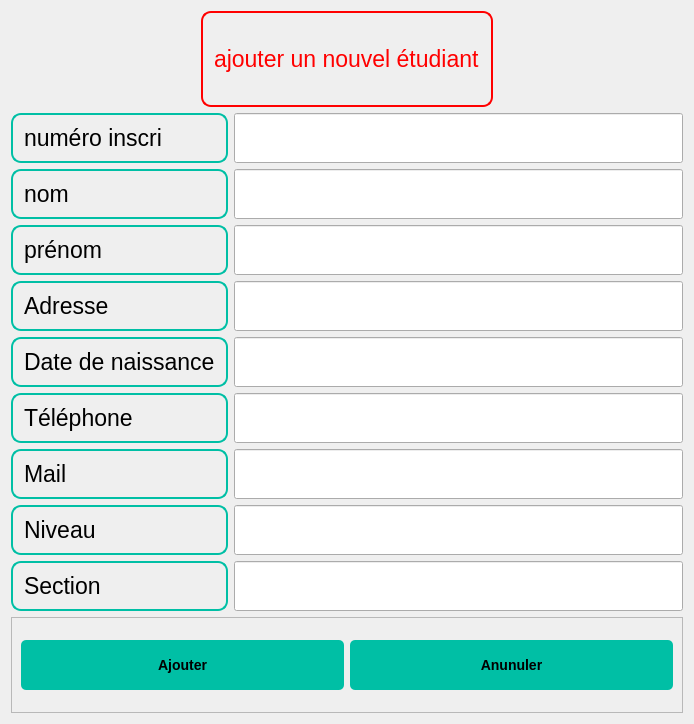
<?xml version="1.0" encoding="UTF-8"?>
<ui version="4.0">
 <class>Dialog</class>
 <widget class="QDialog" name="Dialog">
  <property name="geometry">
   <rect>
    <x>0</x>
    <y>0</y>
    <width>694</width>
    <height>724</height>
   </rect>
  </property>
  <property name="windowTitle">
   <string>Dialog</string>
  </property>
  <layout class="QGridLayout" name="gridLayout">
   <item row="6" column="0">
    <widget class="QLabel" name="label_7">
     <property name="font">
      <font>
       <family>Arial,sans-serif</family>
       <pointsize>17</pointsize>
      </font>
     </property>
     <property name="styleSheet">
      <string notr="true">QLabel {
  background-color: none;
  border: 2px solid #00BFA5;
  border-radius: 10px;
  padding: 5px;
  color: #000000;
  font-size: 17pt;
  font-family: Arial, sans-serif;
}
</string>
     </property>
     <property name="text">
      <string>Téléphone</string>
     </property>
    </widget>
   </item>
   <item row="2" column="0">
    <widget class="QLabel" name="label_2">
     <property name="font">
      <font>
       <family>Arial,sans-serif</family>
       <pointsize>17</pointsize>
      </font>
     </property>
     <property name="styleSheet">
      <string notr="true">QLabel {
  background-color: none;
  border: 2px solid #00BFA5;
  border-radius: 10px;
  padding: 5px;
  color: #000000;
  font-size: 17pt;
  font-family: Arial, sans-serif;
}
</string>
     </property>
     <property name="text">
      <string>nom</string>
     </property>
    </widget>
   </item>
   <item row="3" column="0">
    <widget class="QLabel" name="label_3">
     <property name="font">
      <font>
       <family>Arial,sans-serif</family>
       <pointsize>17</pointsize>
      </font>
     </property>
     <property name="styleSheet">
      <string notr="true">QLabel {
  background-color: none;
  border: 2px solid #00BFA5;
  border-radius: 10px;
  padding: 5px;
  color: #000000;
  font-size: 17pt;
  font-family: Arial, sans-serif;
}
</string>
     </property>
     <property name="text">
      <string>prénom</string>
     </property>
    </widget>
   </item>
   <item row="9" column="1">
    <widget class="QLineEdit" name="section">
     <property name="minimumSize">
      <size>
       <width>0</width>
       <height>50</height>
      </size>
     </property>
     <property name="text">
      <string/>
     </property>
    </widget>
   </item>
   <item row="4" column="0">
    <widget class="QLabel" name="label_5">
     <property name="font">
      <font>
       <family>Arial,sans-serif</family>
       <pointsize>17</pointsize>
      </font>
     </property>
     <property name="styleSheet">
      <string notr="true">QLabel {
  background-color: none;
  border: 2px solid #00BFA5;
  border-radius: 10px;
  padding: 5px;
  color: #000000;
  font-size: 17pt;
  font-family: Arial, sans-serif;
}
</string>
     </property>
     <property name="text">
      <string>Adresse</string>
     </property>
    </widget>
   </item>
   <item row="7" column="1">
    <widget class="QLineEdit" name="mail">
     <property name="minimumSize">
      <size>
       <width>0</width>
       <height>50</height>
      </size>
     </property>
     <property name="text">
      <string/>
     </property>
    </widget>
   </item>
   <item row="7" column="0">
    <widget class="QLabel" name="label_6">
     <property name="font">
      <font>
       <family>Arial,sans-serif</family>
       <pointsize>17</pointsize>
      </font>
     </property>
     <property name="styleSheet">
      <string notr="true">QLabel {
  background-color: none;
  border: 2px solid #00BFA5;
  border-radius: 10px;
  padding: 5px;
  color: #000000;
  font-size: 17pt;
  font-family: Arial, sans-serif;
}
</string>
     </property>
     <property name="text">
      <string>Mail</string>
     </property>
    </widget>
   </item>
   <item row="8" column="0">
    <widget class="QLabel" name="label_9">
     <property name="font">
      <font>
       <family>Arial,sans-serif</family>
       <pointsize>17</pointsize>
      </font>
     </property>
     <property name="styleSheet">
      <string notr="true">QLabel {
  background-color: none;
  border: 2px solid #00BFA5;
  border-radius: 10px;
  padding: 5px;
  color: #000000;
  font-size: 17pt;
  font-family: Arial, sans-serif;
}
</string>
     </property>
     <property name="text">
      <string>Niveau</string>
     </property>
    </widget>
   </item>
   <item row="5" column="1">
    <widget class="QLineEdit" name="date">
     <property name="minimumSize">
      <size>
       <width>0</width>
       <height>50</height>
      </size>
     </property>
    </widget>
   </item>
   <item row="1" column="1">
    <widget class="QLineEdit" name="inscri">
     <property name="minimumSize">
      <size>
       <width>0</width>
       <height>50</height>
      </size>
     </property>
    </widget>
   </item>
   <item row="4" column="1">
    <widget class="QLineEdit" name="adresse">
     <property name="minimumSize">
      <size>
       <width>0</width>
       <height>50</height>
      </size>
     </property>
    </widget>
   </item>
   <item row="1" column="0">
    <widget class="QLabel" name="label_10">
     <property name="styleSheet">
      <string notr="true">QLabel {
  background-color: none;
  border: 2px solid #00BFA5;
  border-radius: 10px;
  padding: 5px;
  color: #000000;
  font-size: 17pt;
  font-family: Arial, sans-serif;
}
</string>
     </property>
     <property name="text">
      <string>numéro inscri</string>
     </property>
    </widget>
   </item>
   <item row="9" column="0">
    <widget class="QLabel" name="label_8">
     <property name="font">
      <font>
       <family>Arial,sans-serif</family>
       <pointsize>17</pointsize>
      </font>
     </property>
     <property name="styleSheet">
      <string notr="true">QLabel {
  background-color: none;
  border: 2px solid #00BFA5;
  border-radius: 10px;
  padding: 5px;
  color: #000000;
  font-size: 17pt;
  font-family: Arial, sans-serif;
}
</string>
     </property>
     <property name="text">
      <string>Section</string>
     </property>
    </widget>
   </item>
   <item row="8" column="1">
    <widget class="QLineEdit" name="niv">
     <property name="minimumSize">
      <size>
       <width>0</width>
       <height>50</height>
      </size>
     </property>
    </widget>
   </item>
   <item row="5" column="0">
    <widget class="QLabel" name="label_4">
     <property name="font">
      <font>
       <family>Arial,sans-serif</family>
       <pointsize>17</pointsize>
      </font>
     </property>
     <property name="styleSheet">
      <string notr="true">QLabel {
  background-color: none;
  border: 2px solid #00BFA5;
  border-radius: 10px;
  padding: 5px;
  color: #000000;
  font-size: 17pt;
  font-family: Arial, sans-serif;
}
</string>
     </property>
     <property name="text">
      <string>Date de naissance</string>
     </property>
    </widget>
   </item>
   <item row="3" column="1">
    <widget class="QLineEdit" name="prenom">
     <property name="minimumSize">
      <size>
       <width>0</width>
       <height>50</height>
      </size>
     </property>
    </widget>
   </item>
   <item row="2" column="1">
    <widget class="QLineEdit" name="nom">
     <property name="minimumSize">
      <size>
       <width>0</width>
       <height>50</height>
      </size>
     </property>
     <property name="text">
      <string/>
     </property>
    </widget>
   </item>
   <item row="6" column="1">
    <widget class="QLineEdit" name="tel">
     <property name="minimumSize">
      <size>
       <width>0</width>
       <height>50</height>
      </size>
     </property>
    </widget>
   </item>
   <item row="0" column="0" colspan="2" alignment="Qt::AlignHCenter">
    <widget class="QLabel" name="label">
     <property name="font">
      <font>
       <family>Arial,sans-serif</family>
       <pointsize>17</pointsize>
      </font>
     </property>
     <property name="styleSheet">
      <string notr="true">
QLabel {
  background-color: none;
  border: 2px solid red;
  border-radius: 10px;
  padding: 5px;
  color: red;
  font-size: 17pt;
  font-family: Arial, sans-serif;
  

}</string>
     </property>
     <property name="text">
      <string>ajouter un nouvel étudiant</string>
     </property>
    </widget>
   </item>
   <item row="10" column="0" colspan="2">
    <widget class="QFrame" name="frame">
     <property name="frameShape">
      <enum>QFrame::StyledPanel</enum>
     </property>
     <property name="frameShadow">
      <enum>QFrame::Raised</enum>
     </property>
     <layout class="QGridLayout" name="gridLayout_2">
      <item row="0" column="0">
       <widget class="QPushButton" name="ajout">
        <property name="minimumSize">
         <size>
          <width>20</width>
          <height>50</height>
         </size>
        </property>
        <property name="maximumSize">
         <size>
          <width>200000</width>
          <height>16777215</height>
         </size>
        </property>
        <property name="styleSheet">
         <string notr="true">/* Buttons */
QPushButton {
    font-family: &quot;Arial&quot;, sans-serif;
    font-size: 14px;
    font-weight: bold;
    color: #000000; /* Black text color */
    background-color: #00BFA5; /* Teal button background color */
    border: none;
    border-radius: 5px;
    padding: 8px 16px;
    text-align: center; /* Center align button text */
    text-transform: uppercase; /* Uppercase button text */
}

QPushButton:hover {
    background-color: #009980; /* Darker teal button background color on hover */
}</string>
        </property>
        <property name="text">
         <string>Ajouter</string>
        </property>
       </widget>
      </item>
      <item row="0" column="1">
       <widget class="QPushButton" name="annuler">
        <property name="minimumSize">
         <size>
          <width>20</width>
          <height>50</height>
         </size>
        </property>
        <property name="styleSheet">
         <string notr="true">/* Buttons */
QPushButton {
    font-family: &quot;Arial&quot;, sans-serif;
    font-size: 14px;
    font-weight: bold;
    color: #000000; /* Black text color */
    background-color: #00BFA5; /* Teal button background color */
    border: none;
    border-radius: 5px;
    padding: 8px 16px;
    text-align: center; /* Center align button text */
    text-transform: uppercase; /* Uppercase button text */
}

QPushButton:hover {
    background-color: #009980; /* Darker teal button background color on hover */
}</string>
        </property>
        <property name="text">
         <string>Anunuler</string>
        </property>
       </widget>
      </item>
     </layout>
    </widget>
   </item>
  </layout>
 </widget>
 <resources/>
 <connections/>
</ui>
